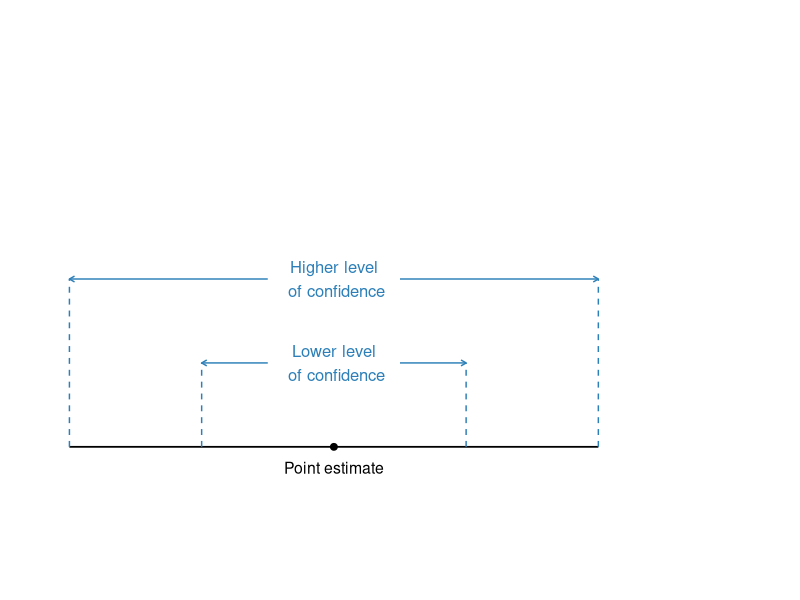

This chart was generated by the following R code:
## ---- chunk 1
#| echo: false
#| fig-align: 'center'
#| fig-alt: "Wider intervals correspond to higher confidence"
#| fig-width: 10
#| fig-height: 3
#| out-width: "100%"
#| dev.args: {bg: "transparent"}

library(ggplot2)
library(tibble)
library(grid)  # for arrow()

# --- positions along the number line (illustrative only) ---
x_outer_low  <- 0   # wider interval, lower bound
x_inner_low  <- 2   # narrower interval, lower bound
x_point_est  <- 4   # point estimate
x_inner_high <- 6   # narrower interval, upper bound
x_outer_high <- 8   # wider interval, upper bound

line_color <- "#2c7fb8"  # swap for UWF Heritage Blue (#005EA6) if you like

# height of the dashed connector lines for each interval
y_lower  <- 0.4   # narrower / lower-confidence interval
y_higher <- 0.8   # wider / higher-confidence interval -- kept well above y_lower
                   # so its label doesn't crowd "Lower level of confidence"

label_pad <- 0.15  # gap between top of dashed line and its label
arrow_inset <- 1  # gap between the label and where each arrow starts

ggplot() +
  # main number line
  geom_segment(aes(x = 0, xend = 8, y = 0, yend = 0), linewidth = 0.6) +
  # point estimate dot + label
  annotate("point", x = x_point_est, y = 0, size = 2) +
  annotate("text", x = x_point_est, y = -0.1, label = "Point estimate", size = 4) +
  # lower-confidence dashed connectors + label
  annotate("segment", x = x_inner_low,  xend = x_inner_low,
           y = 0, yend = y_lower, color = line_color, linetype = "dashed") +
  annotate("segment", x = x_inner_high, xend = x_inner_high,
           y = 0, yend = y_lower, color = line_color, linetype = "dashed") +
  annotate("text", x = (x_inner_low + x_inner_high) / 2, y = y_lower,
           label = "Lower level\n of confidence", color = line_color, size = 4.2) +
  annotate("segment",
           x = (x_inner_low + x_inner_high) / 2 - arrow_inset, xend = x_inner_low,
           y = y_lower, yend = y_lower,
           color = line_color, linewidth = 0.5,
           arrow = arrow(length = unit(0.15, "cm"))) +
  annotate("segment",
           x = (x_inner_low + x_inner_high) / 2 + arrow_inset, xend = x_inner_high,
           y = y_lower, yend = y_lower,
           color = line_color, linewidth = 0.5,
           arrow = arrow(length = unit(0.15, "cm"))) +
  # higher-confidence dashed connectors + label
  annotate("segment", x = x_outer_low,  xend = x_outer_low,
           y = 0, yend = y_higher, color = line_color, linetype = "dashed") +
  annotate("segment", x = x_outer_high, xend = x_outer_high,
           y = 0, yend = y_higher, color = line_color, linetype = "dashed") +
  annotate("text", x = (x_outer_low + x_outer_high) / 2, y = y_higher,
           label = "Higher level\n of confidence", color = line_color, size = 4.2) +
  annotate("segment",
           x = (x_outer_low + x_outer_high) / 2 - arrow_inset, xend = x_outer_low,
           y = y_higher, yend = y_higher,
           color = line_color, linewidth = 0.5,
           arrow = arrow(length = unit(0.15, "cm"))) +
  annotate("segment",
           x = (x_outer_low + x_outer_high) / 2 + arrow_inset, xend = x_outer_high,
           y = y_higher, yend = y_higher,
           color = line_color, linewidth = 0.5,
           arrow = arrow(length = unit(0.15, "cm"))) +
  coord_cartesian(xlim = c(-0.5, 10.5), ylim = c(-0.6, 2.0), clip = "off") +
  theme_void()
